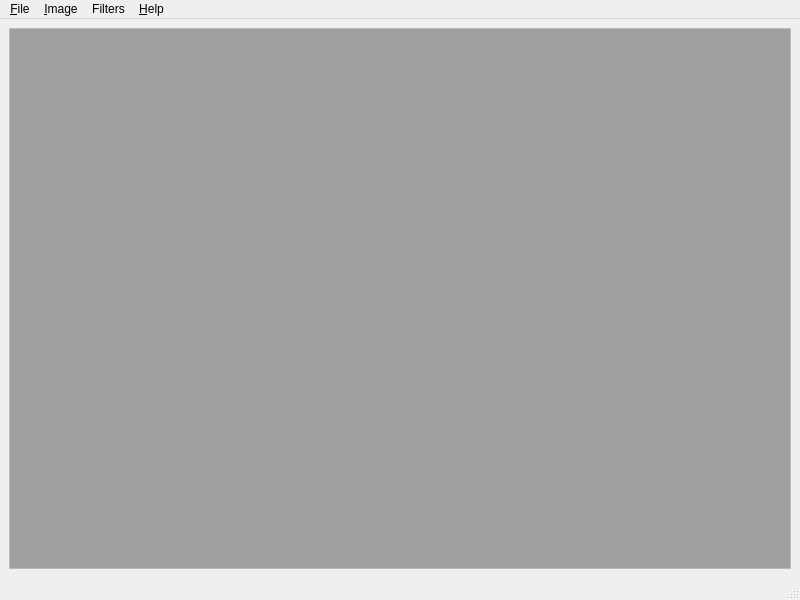
<!--
 * This file is part of Blind Camaleon.
 *
 * Blind Camaleon is free software: you can redistribute it and/or modify
 * it under the terms of the GNU Lesser General Public License as published by
 * the Free Software Foundation, either version 3 of the License, or
 * (at your option) any later version.
 *
 * Blind Camaleon is distributed in the hope that it will be useful,
 * but WITHOUT ANY WARRANTY; without even the implied warranty of
 * MERCHANTABILITY or FITNESS FOR A PARTICULAR PURPOSE.  See the
 * GNU Lesser General Public License for more details.
 *
 * You should have received a copy of the GNU Lesser General Public License
 * along with Blind Camaleon.  If not, see <http://www.gnu.org/licenses/lgpl-3.0.txt>.
-->

<ui version="4.0" >
 <class>PIDMainWindow</class>
 <widget class="QMainWindow" name="PIDMainWindow" >
  <property name="geometry" >
   <rect>
    <x>0</x>
    <y>0</y>
    <width>800</width>
    <height>600</height>
   </rect>
  </property>
  <property name="windowTitle" >
   <string>Blind Camaleon v1.0a</string>
  </property>
  <widget class="QWidget" name="centralwidget" >
   <layout class="QHBoxLayout" >
    <item>
     <widget class="QMdiArea" name="mdiArea" >
      <property name="frameShape" >
       <enum>QFrame::StyledPanel</enum>
      </property>
      <property name="frameShadow" >
       <enum>QFrame::Raised</enum>
      </property>
     </widget>
    </item>
   </layout>
  </widget>
  <widget class="QMenuBar" name="menubar" >
   <property name="geometry" >
    <rect>
     <x>0</x>
     <y>0</y>
     <width>800</width>
     <height>29</height>
    </rect>
   </property>
   <widget class="QMenu" name="menuFile" >
    <property name="title" >
     <string>&amp;File</string>
    </property>
    <addaction name="menuOpenImage" />
    <addaction name="menuSaveCurrent" />
   </widget>
   <widget class="QMenu" name="menuTools" >
    <property name="title" >
     <string>&amp;Image</string>
    </property>
    <addaction name="menuGenerateGrayScale" />
    <addaction name="menuGenerateHistogram" />
   </widget>
   <widget class="QMenu" name="menuHelp" >
    <property name="title" >
     <string>&amp;Help</string>
    </property>
    <addaction name="separator" />
    <addaction name="menuOpenHelp" />
    <addaction name="menuOpenAbout" />
   </widget>
   <widget class="QMenu" name="menuFilters" >
    <property name="title" >
     <string>Filters</string>
    </property>
    <widget class="QMenu" name="menuButterworth" >
     <property name="title" >
      <string>Butterworth</string>
     </property>
     <addaction name="menuButterworthAlta" />
     <addaction name="menuButterworthBaixa" />
    </widget>
    <addaction name="menuFiltersAltaIdeal" />
    <addaction name="menuFiltersBaixaIdeal" />
    <addaction name="menuFiltersIdeal" />
    <addaction name="menuButterworth" />
   </widget>
   <addaction name="menuFile" />
   <addaction name="menuTools" />
   <addaction name="menuFilters" />
   <addaction name="menuHelp" />
  </widget>
  <widget class="QStatusBar" name="statusBar" />
  <action name="menuOpenImage" >
   <property name="text" >
    <string>&amp;Open Image</string>
   </property>
   <property name="shortcut" >
    <string>Ctrl+O</string>
   </property>
  </action>
  <action name="menuGenerateGrayScale" >
   <property name="enabled" >
    <bool>true</bool>
   </property>
   <property name="text" >
    <string>Generate &amp;Gray Scale</string>
   </property>
   <property name="shortcut" >
    <string>Ctrl+G</string>
   </property>
  </action>
  <action name="menuSaveCurrent" >
   <property name="text" >
    <string>&amp;Save Current As...</string>
   </property>
   <property name="shortcut" >
    <string>Ctrl+Shift+S</string>
   </property>
  </action>
  <action name="menuOpenHelp" >
   <property name="text" >
    <string>&amp;Help</string>
   </property>
   <property name="shortcut" >
    <string>F1</string>
   </property>
  </action>
  <action name="menuOpenAbout" >
   <property name="text" >
    <string>&amp;About Blind Camaleon</string>
   </property>
  </action>
  <action name="menuGenerateHistogram" >
   <property name="text" >
    <string>Generate &amp;Histogram</string>
   </property>
   <property name="shortcut" >
    <string>Ctrl+H</string>
   </property>
  </action>
  <action name="menuGenerateSpectrum" >
   <property name="text" >
    <string>Generate &amp;Fourier Spectrum</string>
   </property>
   <property name="shortcut" >
    <string>Ctrl+F</string>
   </property>
  </action>
  <action name="menuFiltersAltaIdeal" >
   <property name="text" >
    <string>Passa alta</string>
   </property>
   <property name="shortcut" >
    <string>Ctrl+P, A</string>
   </property>
  </action>
  <action name="menuFiltersBaixaIdeal" >
   <property name="text" >
    <string>Passa baixa</string>
   </property>
   <property name="shortcut" >
    <string>Ctrl+P, B</string>
   </property>
  </action>
  <action name="menuFiltersIdeal" >
   <property name="text" >
    <string>Ideal</string>
   </property>
   <property name="shortcut" >
    <string>Ctrl+I</string>
   </property>
  </action>
  <action name="menuButterworthAlta" >
   <property name="text" >
    <string>Passa alta</string>
   </property>
  </action>
  <action name="menuButterworthBaixa" >
   <property name="text" >
    <string>Passa baixa</string>
   </property>
  </action>
 </widget>
 <customwidgets>
  <customwidget>
   <class>QMdiArea</class>
   <extends>QFrame</extends>
   <header location="global" >QMdiArea</header>
   <container>1</container>
  </customwidget>
 </customwidgets>
 <resources/>
 <connections/>
</ui>
